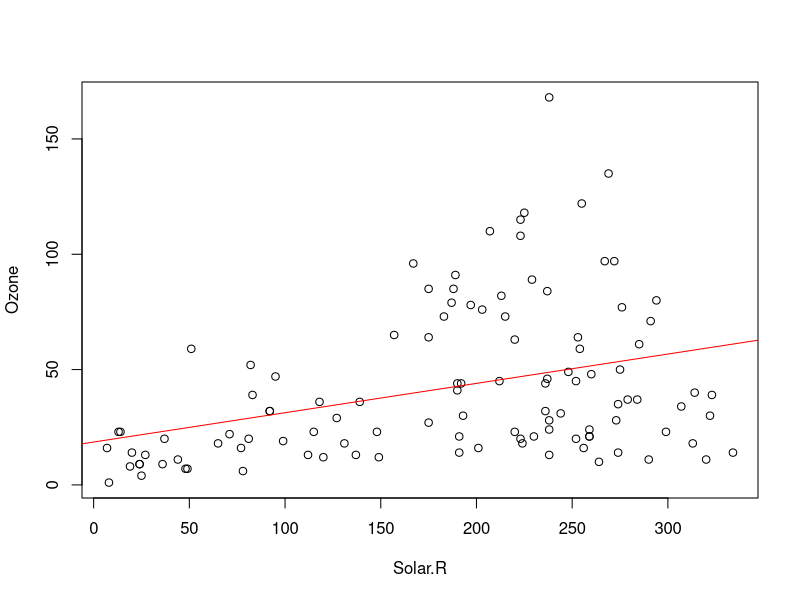
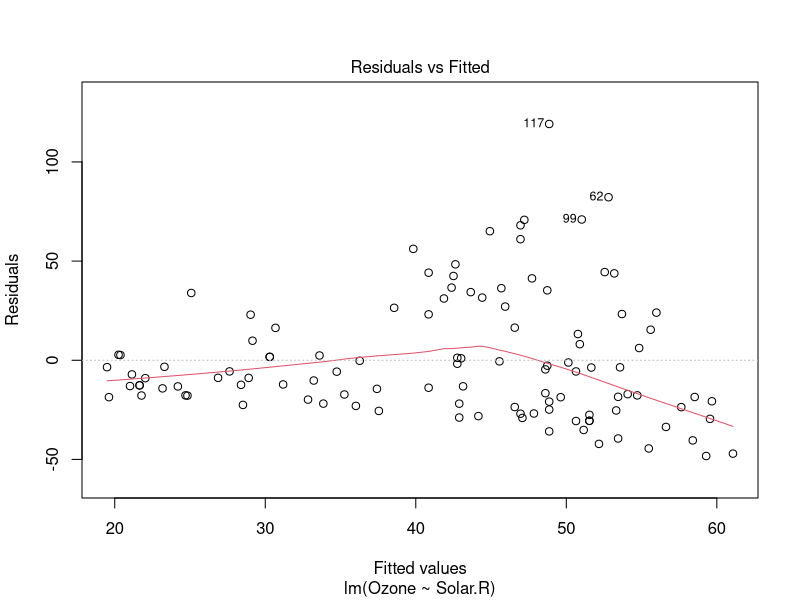
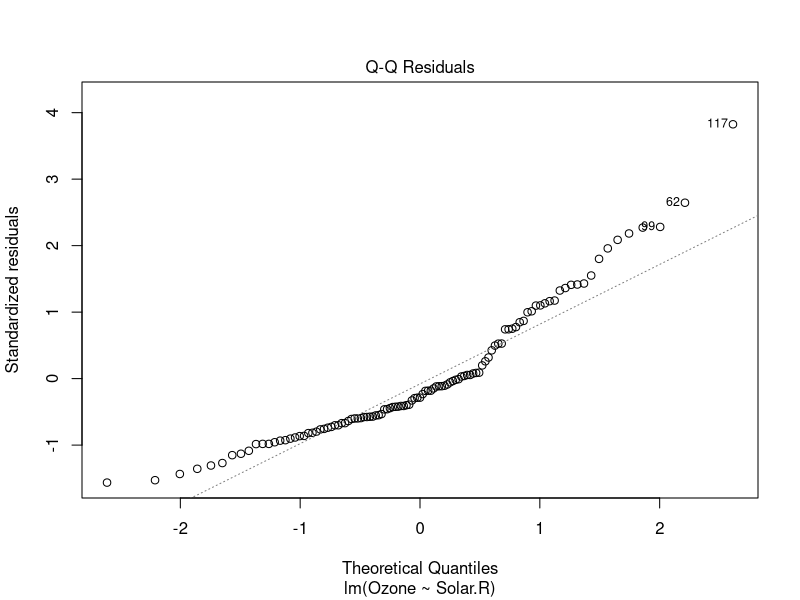
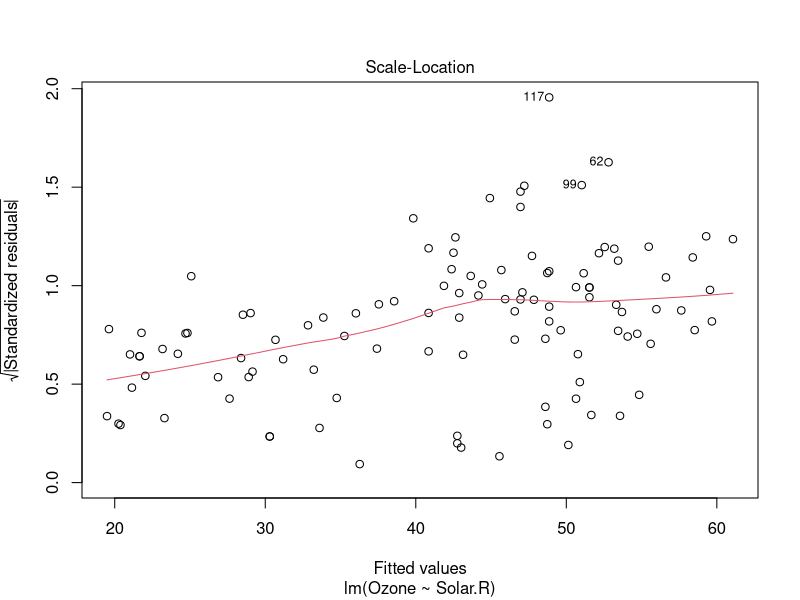
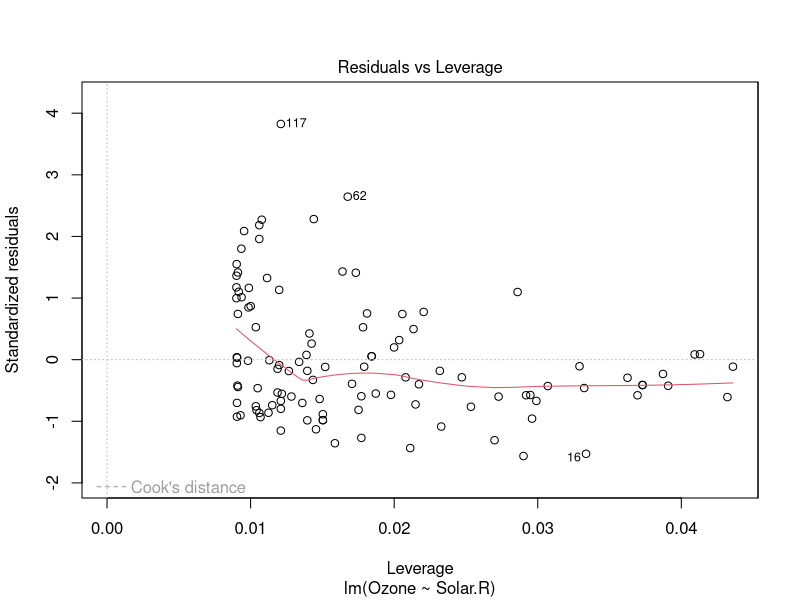
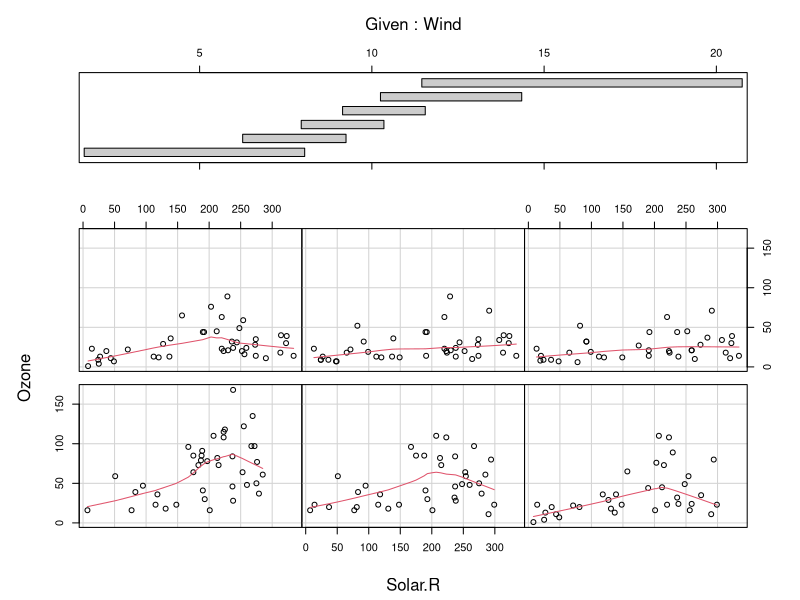
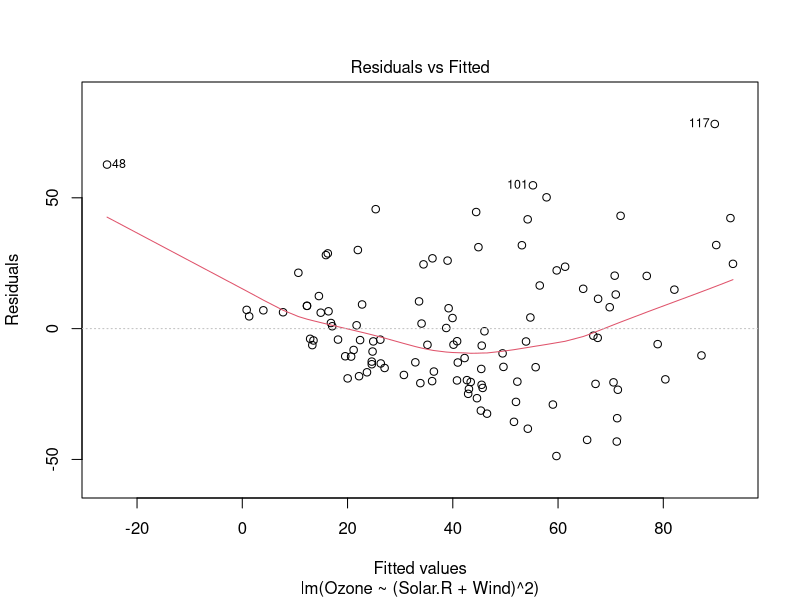
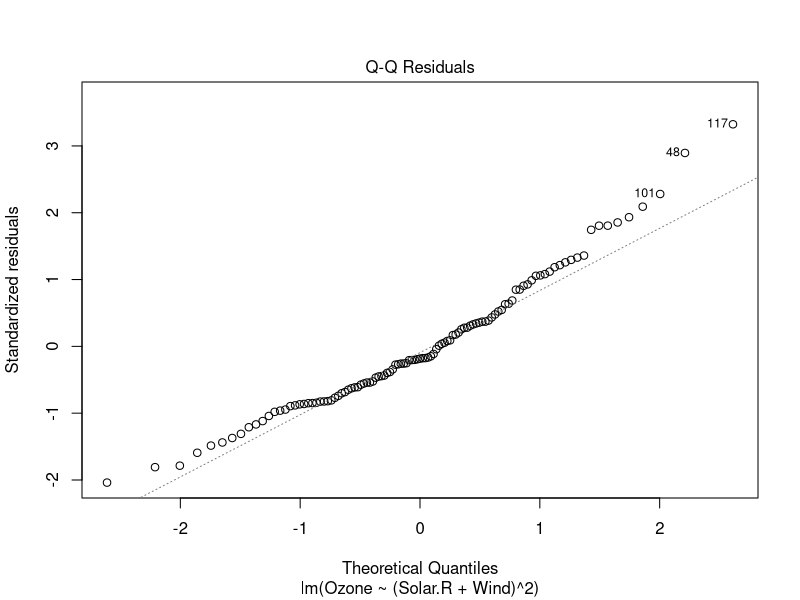

These charts were generated, in order, by the following R code:
data("airquality")
names(airquality)
plot(Ozone~Solar.R,data=airquality)
model1=lm(Ozone~Solar.R,data=airquality)
model1
abline(model1,col="red")
plot(model1)
coplot(Ozone~Solar.R|Wind,panel=panel.smooth,data=airquality)
#model2=lm(Ozone~Solar.R*Wind,data=airquality)
model2=lm(Ozone~(Solar.R+Wind)^2,data=airquality)
model2
plot(model2)
summary(model2)
termplot(model2)
summary(airquality$Solar.R)
#Min. 1st Qu.  Median    Mean 3rd Qu.    Max.    NA's 
#7.0   115.8   205.0   185.9   258.8   334.0       7 
summary(airquality$Wind)
#Min. 1st Qu.  Median    Mean 3rd Qu.    Max. 
#1.700   7.400   9.700   9.958  11.500  20.700

predict(model2,data.frame(Solar.R=100,Wind=1:20))

Solar1=mean(airquality$Solar.R,na.rm=T)
Solar2=100
Solar3=300

p1=predict(model2,data.frame(Solar.R=Solar1,Wind=1:20))
p2=predict(model2,data.frame(Solar.R=Solar2,Wind=1:20))
p3=predict(model2,data.frame(Solar.R=Solar3,Wind=1:20))

plot(Ozone~Wind,airquality)
lines(1:20,p1,col="red")
lines(1:20,p2,col="blue")
lines(1:20,p3,col="green")





       